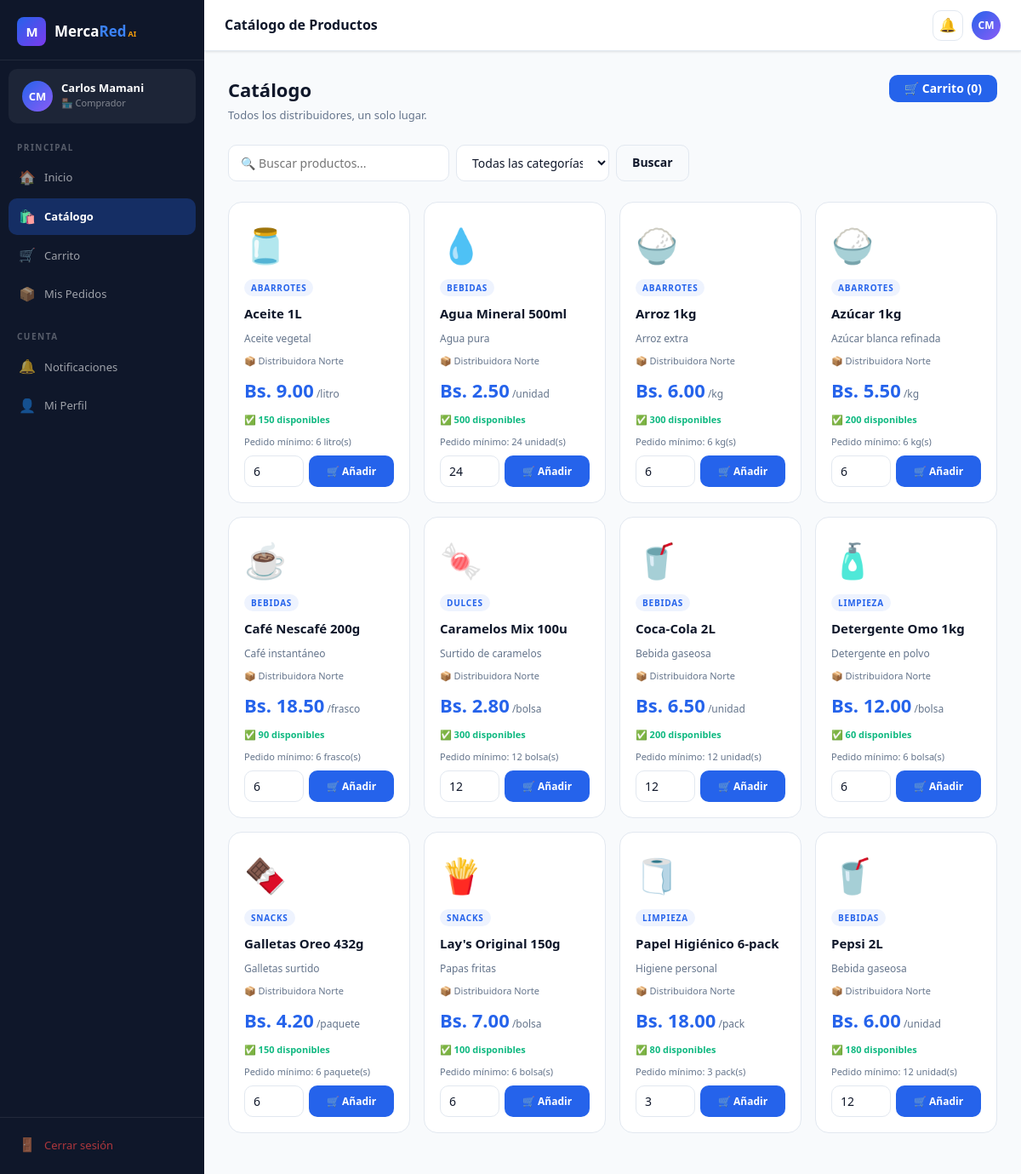
Screenshot of /buyer/catalogue (signed in) with the database file from the repository.
### tables this page shows
CREATE TABLE users (
        id          INTEGER PRIMARY KEY AUTOINCREMENT,
        email       TEXT    UNIQUE NOT NULL,
        password    TEXT    NOT NULL,
        role        TEXT    NOT NULL DEFAULT 'buyer',   -- buyer | seller | transporter | admin
        full_name   TEXT    NOT NULL,
        company     TEXT,
        phone       TEXT,
        city        TEXT    DEFAULT 'La Paz',
        avatar_initials TEXT,
        created_at  TEXT    DEFAULT (datetime('now')),
        is_active   INTEGER DEFAULT 1,
        bio         TEXT
    );

CREATE TABLE products (
        id          INTEGER PRIMARY KEY AUTOINCREMENT,
        seller_id   INTEGER NOT NULL REFERENCES users(id),
        name        TEXT    NOT NULL,
        description TEXT,
        category    TEXT,
        price       REAL    NOT NULL,
        unit        TEXT    DEFAULT 'unidad',
        stock       INTEGER DEFAULT 0,
        min_order   INTEGER DEFAULT 1,
        image_emoji TEXT    DEFAULT '📦',
        is_active   INTEGER DEFAULT 1,
        created_at  TEXT    DEFAULT (datetime('now'))
    );

### app.py (the view)
@app.route('/buyer/catalogue')
@login_required
def buyer_catalogue():
    if current_user.role != 'buyer': return redirect(url_for('dashboard'))
    category = request.args.get('category','')
    search   = request.args.get('q','')
    sql = "SELECT p.*, u.full_name as seller_name, u.company FROM products p JOIN users u ON p.seller_id=u.id WHERE p.is_active=1"
    args = []
    if category:
        sql += " AND p.category=?"; args.append(category)
    if search:
        sql += " AND p.name LIKE ?"; args.append(f'%{search}%')
    sql += " ORDER BY p.name"
    products   = query(sql, args)
    categories = query("SELECT DISTINCT category FROM products WHERE is_active=1 ORDER BY category")
    cart_count = query("SELECT COALESCE(SUM(qty),0) as c FROM cart_items WHERE user_id=?", (current_user.id,), one=True)['c']
    return render_template('buyer/catalogue.html', products=products,
                           categories=categories, cart_count=cart_count,
                           active_cat=category, search=search)

### app.py (called while the page is built)
def get_db():
    conn = sqlite3.connect(DB_PATH)
    conn.row_factory = sqlite3.Row
    return conn

def query(sql, args=(), one=False, commit=False):
    conn = get_db()
    cur  = conn.execute(sql, args)
    if commit:
        conn.commit()
        rv = cur.lastrowid
    else:
        rv = cur.fetchone() if one else cur.fetchall()
    conn.close()
    return rv

@login_manager.user_loader
def load_user(user_id):
    row = query("SELECT * FROM users WHERE id=?", (user_id,), one=True)
    return User(row) if row else None

def notif_count():
    if not current_user.is_authenticated:
        return 0
    return query("SELECT COUNT(*) as c FROM notifications WHERE user_id=? AND is_read=0",
                 (current_user.id,), one=True)['c']

### templates/buyer/catalogue.html (shortened to what this page needs)
{% extends "base.html" %}
{% block topbar_title %}Catálogo de Productos{% endblock %}
{% block content %}
<div class="page-header">
  <div><h1>Catálogo</h1><p>Todos los distribuidores, un solo lugar.</p></div>
  <a href="{{ url_for('buyer_cart') }}" class="btn btn-primary">🛒 Carrito ({{ cart_count }})</a>
</div>
<div style="display:flex;gap:10px;flex-wrap:wrap;margin-bottom:24px">
  <form method="GET" action="{{ url_for('buyer_catalogue') }}" style="display:flex;gap:8px;flex-wrap:wrap;flex:1">
    <input type="text" name="q" value="{{ search }}" class="form-control" placeholder="🔍 Buscar productos..." style="max-width:260px">
    <select name="category" class="form-control" style="max-width:180px" onchange="this.form.submit()">
      <option value="">Todas las categorías</option>
    </select>
    <button type="submit" class="btn btn-ghost">Buscar</button>
  </form>
</div>
{% if products %}
<div class="grid-auto">
  {% for p in products %}
  <div style="background:var(--card);border:1px solid var(--border);border-radius:var(--r-lg);padding:18px;display:flex;flex-direction:column;gap:8px;transition:box-shadow .18s,transform .18s" onmouseover="this.style.boxShadow='0 8px 24px rgba(15,23,42,.10)';this.style.transform='translateY(-2px)'" onmouseout="this.style.boxShadow='';this.style.transform=''">
    <div style="font-size:40px">{{ p.image_emoji }}</div>
    <span style="font-size:10px;font-weight:700;text-transform:uppercase;letter-spacing:.8px;color:var(--blue);background:rgba(37,99,235,.08);padding:2px 8px;border-radius:100px;display:inline-block;width:fit-content">{{ p.category }}</span>
    <div style="font-size:15px;font-weight:800;color:var(--ink)">{{ p.name }}</div>
    {% if p.description %}<div style="font-size:12px;color:var(--muted)">{{ p.description }}</div>{% endif %}
    <div style="font-size:11px;color:var(--muted)">📦 {{ p.seller_name }}</div>
    <div style="font-size:22px;font-weight:900;color:var(--blue)">Bs. {{ '%.2f'|format(p.price) }}<span style="font-size:12px;font-weight:500;color:var(--muted)"> /{{ p.unit }}</span></div>
    <div style="font-size:11px;font-weight:600;color:{% if p.stock<20 %}var(--red){% elif p.stock<50 %}var(--amber-d){% else %}var(--green){% endif %}">
      {% if p.stock<20 %}⚠️ Quedan {{ p.stock }} unidades{% elif p.stock<50 %}⚡ Stock limitado ({{ p.stock }}){% else %}✅ {{ p.stock }} disponibles{% endif %}
    </div>
    <div style="font-size:11px;color:var(--muted)">Pedido mínimo: {{ p.min_order }} {{ p.unit }}(s)</div>
    <form method="POST" action="{{ url_for('buyer_cart') }}" style="display:flex;gap:6px;margin-top:auto">
      <input type="number" name="qty" value="{{ p.min_order }}" min="{{ p.min_order }}" max="{{ p.stock }}" class="form-control" style="width:70px;padding:8px 10px">
      <button type="submit" class="btn btn-primary btn-sm" style="flex:1">🛒 Añadir</button>
    </form>
  </div>
  {% endfor %}
</div>
{% endif %}
{% endblock %}

### templates/base.html (shortened to what this page needs)
<!DOCTYPE html>
<html lang="es">
<head>
</head>
<body>
{% if current_user.is_authenticated %}
<div class="app-layout">
  <aside class="sidebar" id="sidebar">
    <div class="sidebar-logo">
      <div class="logo-icon">M</div>
      <div class="logo-text">Merca<span>Red</span><small>AI</small></div>
    </div>
    <div class="sidebar-user">
      <div class="avatar">{{ current_user.avatar_initials }}</div>
      <div>
        <div class="user-name">{{ current_user.full_name }}</div>
        <div class="user-role">{{ ROLE_ICONS[current_user.role] }} {{ ROLE_LABELS[current_user.role] }}</div>
      </div>
    </div>
    <nav class="sidebar-nav">
      {% if current_user.role == 'buyer' %}
        <div class="nav-section-label">Principal</div>
        <a href="{{ url_for('buyer_home') }}" class="nav-link {% if request.endpoint=='buyer_home' %}active{% endif %}">
          <span class="icon">🏠</span> Inicio
        </a>
        <a href="{{ url_for('buyer_catalogue') }}" class="nav-link {% if request.endpoint=='buyer_catalogue' %}active{% endif %}">
          <span class="icon">🛍️</span> Catálogo
        </a>
        <a href="{{ url_for('buyer_cart') }}" class="nav-link {% if request.endpoint=='buyer_cart' %}active{% endif %}">
          <span class="icon">🛒</span> Carrito
          {% set cc = notif_count() %}
        </a>
        <a href="{{ url_for('buyer_orders') }}" class="nav-link {% if 'buyer_order' in request.endpoint %}active{% endif %}">
          <span class="icon">📦</span> Mis Pedidos
        </a>
      {% elif current_user.role == 'transporter' %}
        <div class="nav-section-label">Principal</div>
        <a href="{{ url_for('transporter_home') }}" class="nav-link {% if request.endpoint=='transporter_home' %}active{% endif %}">
          <span class="icon">🚚</span> Mis Entregas
        </a>
      {% elif current_user.role == 'admin' %}
        <div class="nav-section-label">Administración</div>
        <a href="{{ url_for('admin_home') }}" class="nav-link {% if request.endpoint=='admin_home' %}active{% endif %}">
          <span class="icon">⚙️</span> Panel Admin
        </a>
      {% endif %}
      <div class="nav-section-label" style="margin-top:10px">Cuenta</div>
      <a href="{{ url_for('notifications') }}" class="nav-link {% if request.endpoint=='notifications' %}active{% endif %}">
        <span class="icon">🔔</span> Notificaciones
        {% set nc = notif_count() %}{% if nc > 0 %}<span class="badge amber">{{ nc }}</span>{% endif %}
      </a>
      <a href="{{ url_for('profile') }}" class="nav-link {% if request.endpoint=='profile' %}active{% endif %}">
        <span class="icon">👤</span> Mi Perfil
      </a>
    </nav>
    <div class="sidebar-bottom">
      <a href="{{ url_for('logout') }}" class="nav-link" style="color:rgba(239,68,68,.7)">
        <span class="icon">🚪</span> Cerrar sesión
      </a>
    </div>
  </aside>
  <div class="main-wrap">
    <header class="topbar">
      <span class="topbar-title">{% block topbar_title %}MercaRed AI{% endblock %}</span>
      <div class="topbar-right">
        <a href="{{ url_for('notifications') }}" class="topbar-btn" title="Notificaciones">
          🔔
        </a>
        <a href="{{ url_for('profile') }}" class="topbar-avatar">{{ current_user.avatar_initials }}</a>
      </div>
    </header>
    <main class="page-content">
      {% block content %}{% endblock %}
    </main>
  </div>
</div>
{% else %}
  {% block public_content %}{% endblock %}
{% endif %}
</body>
</html>

### rows the page displays
users: avatar_initials "CM", full_name "Carlos Mamani", role "🏪", role "Comprador"
products: image_emoji "🫙", category "ABARROTES", name "Aceite 1L", description "Aceite vegetal", seller_name "Distribuidora Norte", price "9.00", unit "litro", stock "150", min_order "6", qty "6"
products: image_emoji "💧", category "BEBIDAS", name "Agua Mineral 500ml", description "Agua pura", seller_name "Distribuidora Norte", price "2.50", unit "unidad", stock "500", min_order "24", qty "24"
products: image_emoji "🍚", category "ABARROTES", name "Arroz 1kg", description "Arroz extra", seller_name "Distribuidora Norte", price "6.00", unit "kg", stock "300", min_order "6", qty "6"
products: image_emoji "🍚", category "ABARROTES", name "Azúcar 1kg", description "Azúcar blanca refinada", seller_name "Distribuidora Norte", price "5.50", unit "kg", stock "200", min_order "6", qty "6"
products: image_emoji "☕", category "BEBIDAS", name "Café Nescafé 200g", description "Café instantáneo", seller_name "Distribuidora Norte", price "18.50", unit "frasco", stock "90", min_order "6", qty "6"
products: image_emoji "🍬", category "DULCES", name "Caramelos Mix 100u", description "Surtido de caramelos", seller_name "Distribuidora Norte", price "2.80", unit "bolsa", stock "300", min_order "12", qty "12"
products: image_emoji "🥤", category "BEBIDAS", name "Coca-Cola 2L", description "Bebida gaseosa", seller_name "Distribuidora Norte", price "6.50", unit "unidad", stock "200", min_order "12", qty "12"
products: image_emoji "🧴", category "LIMPIEZA", name "Detergente Omo 1kg", description "Detergente en polvo", seller_name "Distribuidora Norte", price "12.00", unit "bolsa", stock "60", min_order "6", qty "6"
products: image_emoji "🍫", category "SNACKS", name "Galletas Oreo 432g", description "Galletas surtido", seller_name "Distribuidora Norte", price "4.20", unit "paquete", stock "150", min_order "6", qty "6"
products: image_emoji "🍟", category "SNACKS", name "Lay's Original 150g", description "Papas fritas", seller_name "Distribuidora Norte", price "7.00", unit "bolsa", stock "100", min_order "6", qty "6"
products: image_emoji "🧻", category "LIMPIEZA", name "Papel Higiénico 6-pack", description "Higiene personal", seller_name "Distribuidora Norte", price "18.00", unit "pack", stock "80", min_order "3", qty "3"
products: image_emoji "🥤", category "BEBIDAS", name "Pepsi 2L", description "Bebida gaseosa", seller_name "Distribuidora Norte", price "6.00", unit "unidad", stock "180", min_order "12", qty "12"

### other values shown
{{ cart_count }} "0"
